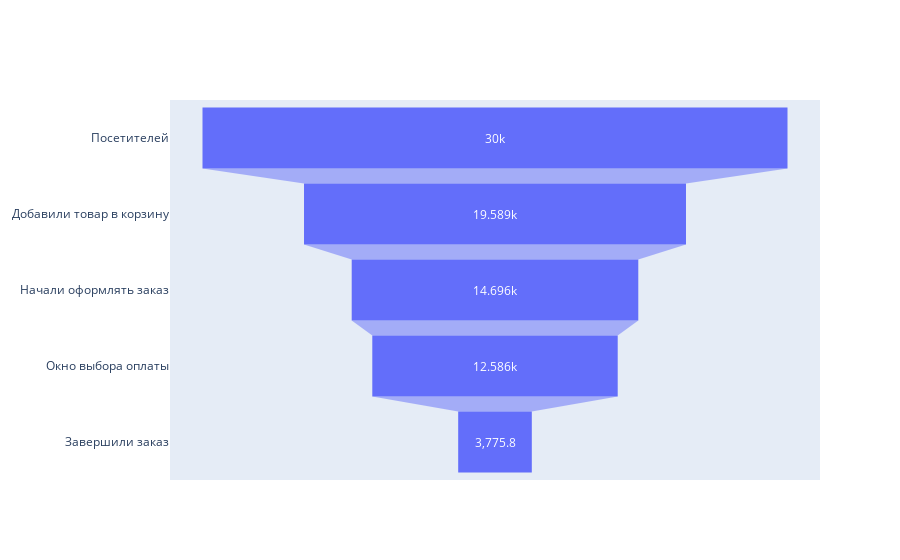

Notebook source saved alongside this figure:
### Code cell
fig = go.Figure(
    go.Funnel(
        y=[
            'Посетителей',
            'Добавили товар в корзину',
            'Начали оформлять заказ',
            'Окно выбора оплаты',
            'Завершили заказ',
        ],
        x=[30000, 19589, 14696, 12586, 12586*0.3],
    )
)
fig.show()

### Figure 1 — Plotly figure (JSON) as saved in the notebook; plotly's stock layout.template omitted (floating-point values rounded to 4 significant figures)
{"data": [{"type": "funnel", "x": [30000, 19589, 14696, 12586, 3776.0], "y": ["Посетителей", "Добавили товар в корзину", "Начали оформлять заказ", "Окно выбора оплаты", "Завершили заказ"]}], "layout": {}}
